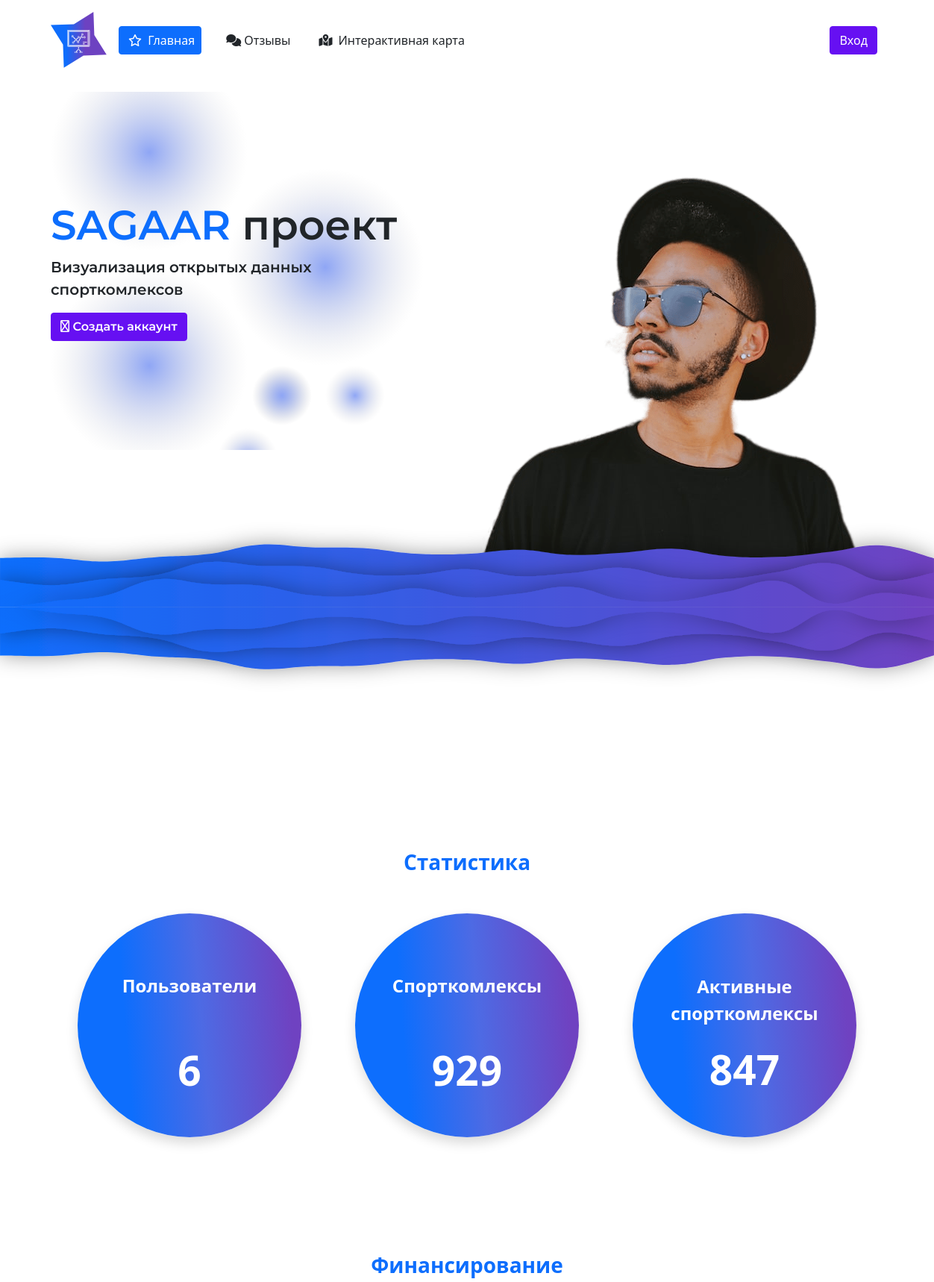
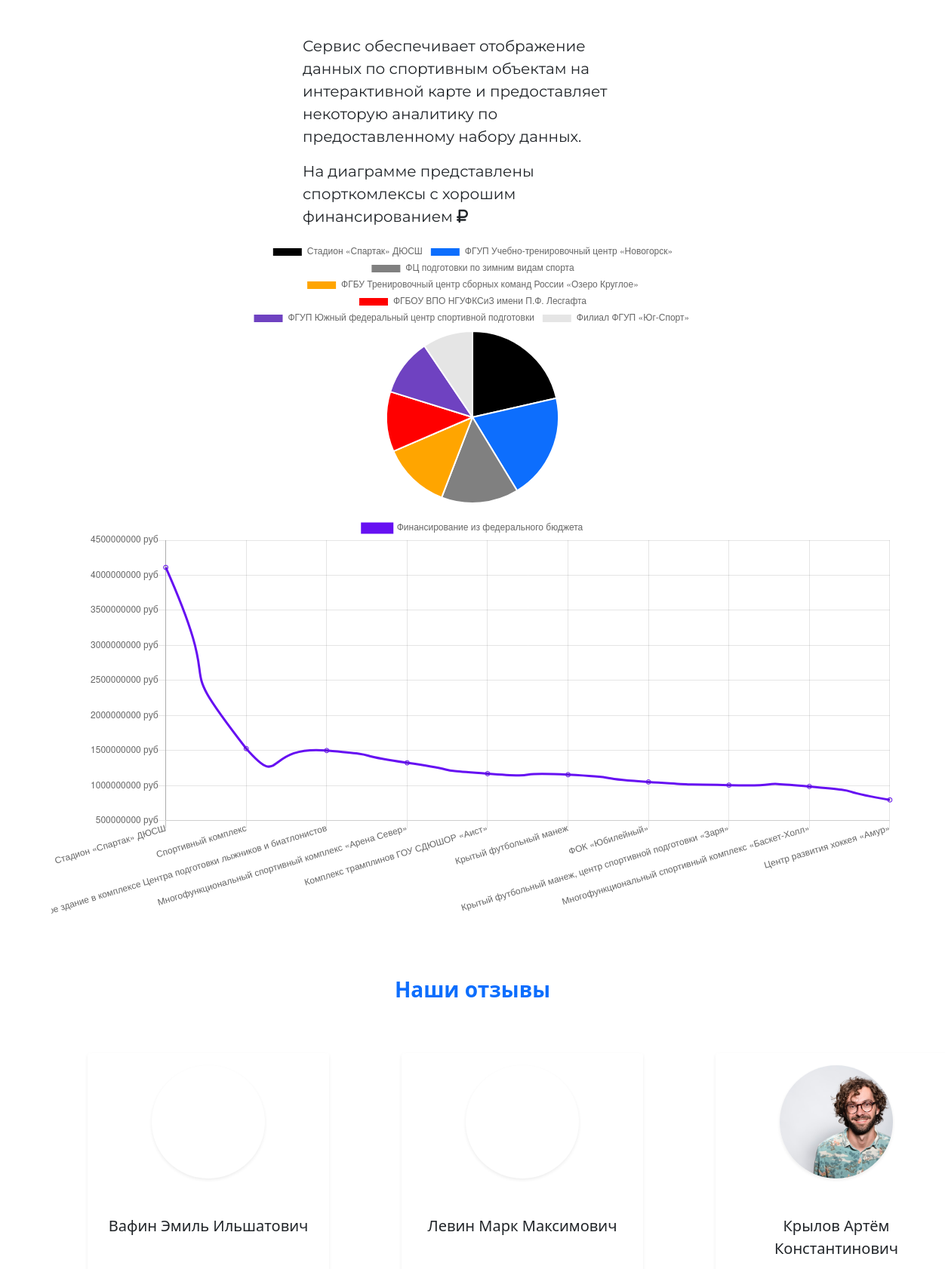
The page / (upper part) on the database its author committed (2 pictures, top to bottom).
### app/models.py (models this page shows, shortened)
class CommentUser(models.Model): # комментарии
    user = models.ForeignKey(CustomUser, on_delete=models.CASCADE, verbose_name='Пользователь') # пользователь
    create_date_comment = models.DateTimeField('Дата создания комментария',auto_now_add=True) # дата создания комментария
    posted = models.BooleanField('Отображается или нет', default=False) # одобрение
    comment = models.TextField('Комментарий', max_length=500) # сообщение
    @staticmethod
    def getCommentsForIndex():
        return CommentUser.objects.filter(posted=True).order_by("-create_date_comment")[:3] # запрос для возврата с одобренными отзывами
    class Meta: # отображение модели на русском языке
        verbose_name = 'Отзыв'
        verbose_name_plural = 'Отзывы'

class CustomUser(AbstractUser): # пользователь
    patronymic = models.CharField('Отчество', max_length=50, null=True) # отчество
    avatar = models.ImageField('Аватарка', upload_to='users/', null=True) # аватарка

### app/views.py (the view, shortened to what this page needs)
# urls.py: path('', views.main, name = 'home'),
def main(req): # main page_name
    page_name = "index.html" # ссылка на страницу
    pie_result = pieData() # вызов функции пирожка
    line_result = lineData() # вызов функции графика
    obj_users = CustomUser.objects.all().count() # получение всех пользователей
    obj_datas = Datas.objects.all().count() # получение всех спорткомплексов
    obj_active_datas = Datas.objects.filter(active = 'Y').count() # получение активных спорткомплексов
    obj_comment = CommentUser.getCommentsForIndex() # получение трех отзывов
    form = CreateQuestionsUserForm # форму связи записываем в переменную
    values = { # переменная словарь для отправки на страницу
        'user':obj_users, # Количество пользователей
        'dat':obj_datas,  # Количество спорткомлексов
        'active_sport':obj_active_datas, # Количество активных спорткомлексов
        'labels':pie_result[1], # Атрибуты для пирога
        'data':pie_result[0], # Данные для пирога
        'line_labels':line_result[1], # Атрибуты для графика
        'line_data':line_result[0], # Данные для графика
        'form':form, # Форма с связью
        'comment':obj_comment, # Отправка трёх отзывов
    }
    return render(req, page_name, values) # рендеринг страницы

### app/views.py (called while the page is built)
def pieData(): # получение данных для пирога
    for_pie_labels = [] # список для названий спорткомплексов
    for_pie_data = [] # пустой список для данных спорткомплексов
    query_datas = Datas.objects.order_by("-financing")[:7] # получение 7 записей спорткомплексов с сортировкой по финансам в порядке убывания
    for q in query_datas: # запись через цикл
        for_pie_labels.append(q.name) # добавление в список для названий
        for_pie_data.append(q.financing) # добавление в список для данных
    return for_pie_data, for_pie_labels # возвращаем списки

def lineData(): # получение данных для графика
    for_line_labels = [] # список для названий спорткомплексов
    for_line_data = [] # пустой список для данных спорткомплексов
    query_datas = Datas.objects.order_by("-financing_from_subject_federal_budget")[:10] # получение 10 записей спорткомплексов с сортировкой по финансам в порядке убывания
    for q in query_datas: # запись через цикл
        for_line_labels.append(q.name) # добавление в список для названий
        for_line_data.append(q.financing_from_subject_federal_budget) # добавление в список для данных
    return for_line_data, for_line_labels # возвращаем списки

### app/templates/index.html (shortened to what this page needs)
{% extends './base.html' %}
{% load static %}
{% block scripts %}
    <script>
    //для диаграммы
    let config = { // Диаграмма
        type: 'pie', // тип диаграммы
        data: {
        datasets: [{
            label:'Спорткомлекс',
            data: {{ data|safe }},
            backgroundColor: [
                'black','#0D6EFD', 'grey', 'orange', 'red', '#6f42c1' // цвета
            ],
            borderWidth:2,// толщина между кусочками
            }],
            labels: {{ labels|safe }}
        },
        options: {
            responsive: true,
        }
    };
    // для графика
    let labels = {{ line_labels|safe }}
    let data = { // Графика
        labels:labels,
        datasets: [{
            label: 'Финансирование из федерального бюджета',
            data: {{ line_data|safe }},
            fill: false,
            borderColor: '#6610f2',
            tension: 0.8
        }]
    };
    // конфигурация для графика
    let configLine = {
        type:'line',
        data: data,
        options:{
            scales: {
                yAxes: [{
                ticks: {
                    callback: function(value){return value + " руб"} // Для отображения в графике в рублях
                    },
                }]
            }
        }
    }
    window.onload = () => { // инициализация этих графиков и пирогов
        let ctx = document.getElementById('pie-chart').getContext('2d');
        window.myPie = new Chart(ctx, config);
        let eeMyChart = document.getElementById('chart_budget');
        window.myLine = new Chart(eeMyChart, configLine)
    };
    </script>
{% endblock scripts %}
{% block content %}
    <div class = 'index_container mt-3'>
        <div class="hello_container">
            <div class="container d-flex justify-content-between">
                <div class="bg d-flex flex-column justify-content-center flex-wrap" style = '
                    height:60vh;
                    max-width: 500px;
                    width: 100%;
                    background-image: url("{% static 'media/circles.svg' %}");
                    background-repeat:no-repeat;
                    background-position:left;
                    background-size:cover;
                    '>
                    <h1 style="font-size:55px; font-family:'Montserrat-SemiBold';"><span class = 'text-uppercase fw-bold text-primary'>sagaar</span> проект</h1>
                    <p class = 'fs-5' style = "font-family:'Montserrat-SemiBold';">Визуализация открытых данных спорткомлексов</p>
                    <div>
                        {% if request.user.is_authenticated %}
                            <a class = 'btn btn-indigo  text' href="{% url 'profile' %}" style = "font-family:'Montserrat-SemiBold';">
                                <i class="fa-solid fa-address-card"></i>
                                Профиль
                            </a>
                        {% else %}
                            <a class = 'btn btn-indigo  text' href="{% url 'reg' %}" style = "font-family:'Montserrat-SemiBold';">
                                <i class="fa-regular fa-right-to-bracket"></i>
                                Создать аккаунт
                            </a>
                        {% endif %}
                    </div>
                </div>
                <div  style="position:relative; top:-37px;">
                    <img class = 'img-fluid' src="{% static 'media/man.svg' %}" alt="man">
                </div>
            </div>
            <div class = 'mx-auto' style = 'position: relative; top:-175px;'>
                <img class = 'img-fluid' alt = 'photo' src ="{% static 'media/volna.svg' %}" style = 'width: 100%; user-select: none;' />
                <img class = 'img-fluid' alt = 'photo' src ="{% static 'media/volna.svg' %}" style = 'width: 100%; user-select: none;  transform: scale(1, -1);' />
            </div>
        </div>
    </div>
    <div style = 'margin-bottom: 150px;'>
        <p class = "text-center fs-3 fw-bold text-primary">Статистика</p>
        <div class="container d-flex justify-content-around mt-5">
            <div class="box shadow text-white rounded-circle d-flex flex-column justify-content-center align-items-center .bg-primary.bg-gradient" style = "max-width: 300px; width: 100%; height: 300px;">
                <p class ="text-center fs-4 fw-bold mt-5" style = 'min-height: 50px;'>Пользователи</p>
                <p class ="text-center fw-bold mt-4" style = "font-size: 55px;">{{ user }}</p>
            </div>
            <div class="box shadow text-white rounded-circle d-flex flex-column justify-content-center"  style = "max-width: 300px; width: 100%; height: 300px;">
                <p class ="text-center fs-4 fw-bold mt-5" style = 'min-height: 50px;'>Спорткомлексы</p>
                <p class ="text-center fw-bold mt-4" style = "font-size: 55px;">{{ dat }}</p>
            </div>
            <div class="box shadow text-white rounded-circle d-flex flex-column justify-content-center"  style = "max-width: 300px; width: 100%; height: 300px;">
                <p class ="text-center fs-4 fw-bold mt-5" style = 'min-height: 50px;'>Активные спорткомлексы</p>
                <p class ="text-center fw-bold" style = "font-size: 55px;">{{ active_sport }}</p>
            </div>
        </div>
    </div>
    <div class = 'container mt-5' id="container">
        <p class = "text-center fs-3 fw-bold text-primary">Финансирование</p>
        <div class="content d-flex mt-5 flex-wrap justify-content-center">
            <div class = 'flex-fill' style = 'max-width: 450px;'>
                <p class = 'fs-5' style = "font-family: 'Montserrat-Regular'; user-select: none;">Сервис обеспечивает отображение данных по спортивным объектам на интерактивной карте и предоставляет некоторую аналитику по предоставленному набору данных. </p>
                <p class = 'fs-5' style = "font-family: 'Montserrat-Regular'; user-select: none;">На диаграмме представлены спорткомлексы c хорошим финансированием  <i class="fa-solid fa-ruble-sign"></i> </p>
            </div>
            <canvas id="pie-chart" style ="max-width: 700px;"></canvas>
        </div>
        <canvas class = 'mt-3' id="chart_budget" style = 'max-width: 100%;'></canvas>
    </div>
    <div class="container mt-5">
        <p class = "text-center fs-3 fw-bold text-primary">Наши отзывы</p>
        <div class="comment_container d-flex justify-content-around">
            {% for o in comment %}
            <div class="box-comment shadow-sm rounded d-flex flex-column align-items-center p-3 m-5" style = 'min-width: 320px; max-width: 320px; min-height: 200px;'>
                <div class = 'avatar shadow-sm rounded-circle' style = '
                    height:150px;
                    width: 150px;
                    background-image: url("{{o.user.avatar.url}}");
                    background-repeat:no-repeat;
                    background-position:center;
                    background-size:cover;
                    '></div>
                <div class ='mt-5'>
                    <p class = 'fs-5 text-center mx-auto' style="min-height: 60px;"> {{ o.user.last_name }} {{ o.user.first_name }} {{ o.user.patronymic }} </p>
                </div>
            </div>
        {% empty %}
            <p class = 'text-center text-danger fs-2'>В бд пусто.</p>
        {% endfor %}
        </div>
    </div>
{% endblock content %}

### app/static/css/style.css (style rules this page uses)
a { text-decoration: none; }
.box { background: linear-gradient(85.44deg, #0D6EFD 23.32%, rgba(58, 90, 225, 0.9) 55.15%, #6F42C1 92.62%); }

### rows shown on the page
CommentUser: user.last_name "Вафин", user.first_name "Эмиль", user.patronymic "Ильшатович"
CommentUser: user.last_name "Левин", user.first_name "Марк", user.patronymic "Максимович"
CommentUser: user.avatar (picture), user.last_name "Крылов", user.first_name "Артём", user.patronymic "Константинович"

### other values the page prints
{{ user }} "6"
{{ dat }} "929"
{{ active_sport }} "847"
chart data {{ data|safe }} [7897261400.0, 7305398700.0, 5349270000.0, 4665147200.0, 4157320000.0, 3958954600.0, 3473053300.0]
chart data {{ line_data|safe }} [4111120200.0, 1527800000.0, 1500000000.0, 1324880000.0, 1170460000.0, 1155780000.0, 1052182000.0, 1006330660.0, 987500000.0, 795800000.0]
